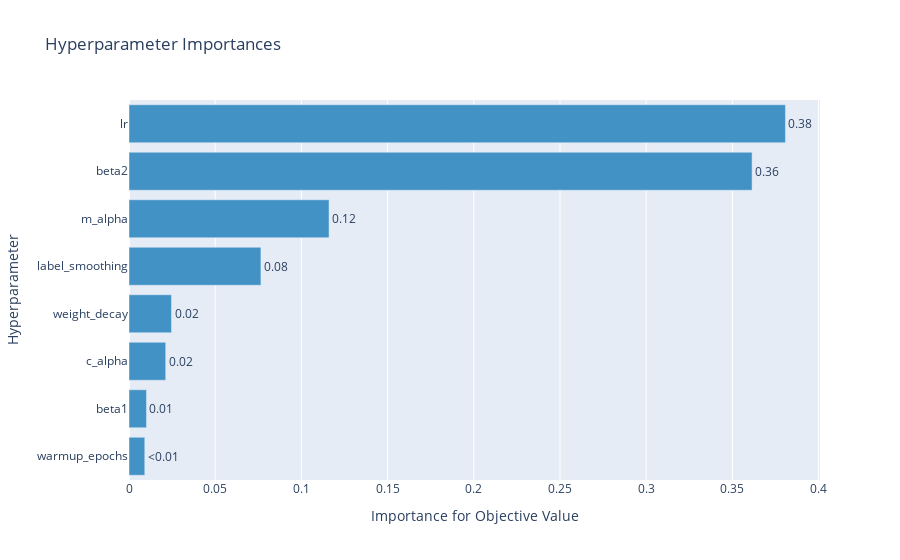

Notebook source saved alongside this figure:
### Code cell
optuna.visualization.plot_param_importances(study)
#optuna.visualization.plot_optimization_history(study)
#optuna.visualization.plot_slice(study)

### Figure 1 — Plotly figure (JSON) as saved in the notebook; plotly's stock layout.template omitted (floating-point values rounded to 4 significant figures)
{"data": [{"cliponaxis": false, "hovertemplate": ["warmup_epochs (IntDistribution): 0.009148029332770365<extra></extra>", "beta1 (FloatDistribution): 0.010139984036419287<extra></extra>", "c_alpha (FloatDistribution): 0.0212869336392243<extra></extra>", "weight_decay (FloatDistribution): 0.02465201406773064<extra></extra>", "label_smoothing (FloatDistribution): 0.07652141295303112<extra></extra>", "m_alpha (FloatDistribution): 0.11604315268887948<extra></extra>", "beta2 (FloatDistribution): 0.36142687665699574<extra></extra>", "lr (FloatDistribution): 0.38078159662494915<extra></extra>"], "marker": {"color": "rgb(66,146,198)"}, "orientation": "h", "text": ["<0.01", "0.01", "0.02", "0.02", "0.08", "0.12", "0.36", "0.38"], "textposition": "outside", "type": "bar", "x": [0.009148, 0.01014, 0.02129, 0.02465, 0.07652, 0.116, 0.3614, 0.3808], "y": ["warmup_epochs", "beta1", "c_alpha", "weight_decay", "label_smoothing", "m_alpha", "beta2", "lr"]}], "layout": {"showlegend": false, "title": {"text": "Hyperparameter Importances"}, "xaxis": {"title": {"text": "Importance for Objective Value"}}, "yaxis": {"title": {"text": "Hyperparameter"}}}}
